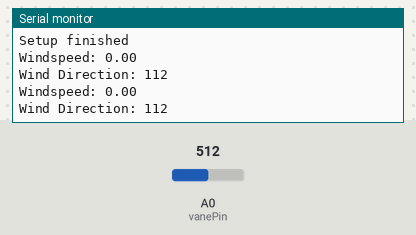
Simulated run of this sketch. Board: Arduino Uno, built with avr-gcc and run on an emulated ATmega328P. Parts: the last lines printed to the serial monitor. The test bench sets the inputs (shaded band); at power-on: A0 (vanePin) = 512.

Above: at 2.2 s.
2.3 s: A0 (vanePin) set to 400
At 3.6 s:
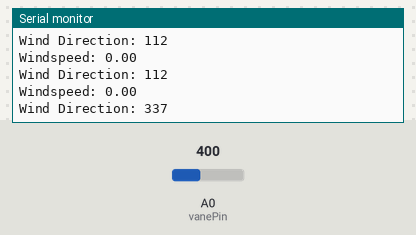
3.8 s: A0 (vanePin) set to 420
At 4.8 s:
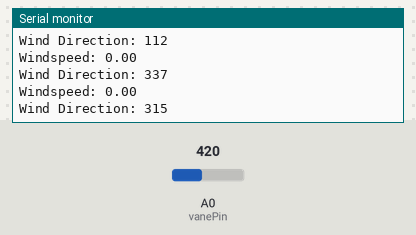
Timing chart, 0 to 6.8 s (numbered marks = the images above; inputs shaded):
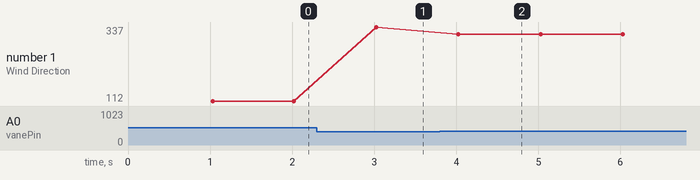

Measured:
- after the input at 2.3 s, the serial monitor: prints a new line after 0.72 s (image 1)
- after the input at 3.8 s, the serial monitor: prints a new line after 0.23 s (image 2)
- plotted number 1: 112 → 337 after the input at 2.3 s, 337 → 315 after the input at 3.8 s

The sketch:

wind_UPDATE.ino
```cpp
/**
 * WIND SENSOR TESTING
 * Currently, anemometer is reading slow,
 * And windvane is not reading properly/ reading intermittently based on housing motion
 */

#include <math.h>

int vanePin = A0;    // select the input pin for the windvane
int anemPin = 11;
float WindSpeed; // speed in miles per hour
int WindDirection; //in degrees
volatile byte windClicks = 0;
volatile long lastWindInt = 0;
long lastWindCheck = 0;

void setup() {
  Serial.begin(9600);
  pinMode(anemPin, INPUT_PULLUP);
  //attachInterrupt(digitalPinToInterrupt(anemPin), isr_rotation, RISING);
  attachInterrupt(digitalPinToInterrupt(anemPin), windSpeedInt, FALLING);
  delay(1000);
  Serial.println("Setup finished");
  interrupts();
}

void loop() {
  //interrupts();
  //delay (1000);
  //Serial.print("Rotations: "); Serial.println(Rotations);
  //noInterrupts();

  //WindSpeed = Rotations * 2.4;
  float WSpeed = windSpeed();
  Serial.print("Windspeed: "); Serial.println(WSpeed);
  //Serial.println(windClicks);
  WindDirection = windVane();
  Serial.print("Wind Direction: "); Serial.println(WindDirection);
  Serial.println("");
  delay(1000);
}

void windSpeedInt() {
  //Activated by a reed switch, attached to pin 11
  if (millis() - lastWindInt > 10) {
    //Debouncing the switch
    lastWindInt = millis(); //current time
    windClicks++; //1.492MPH for each click per second
  }
}

float windSpeed() {
  float deltaTime = millis() - lastWindCheck;
  deltaTime /= 1000.0; //convert to seconds
  float windSpeed = (float)windClicks / deltaTime;
  windClicks = 0;
  lastWindCheck = millis();
  windSpeed *= 1.492;
  //windSpeed *= 10.0;
  return(windSpeed);
}

 int windVane() {
  //First obtain value of pin
  int rawVal = averageAnalogRead(vanePin);
  float voltage = rawVal * (3.3 / 4096.0); //12 bit ADC on Feather M0
  //Serial.print("Raw: "); Serial.println(rawVal);
  //Serial.print("Voltage: "); Serial.println(voltage);
  int Direction = 0;
  /**
   * The following has little room for error, and may vary depending on ultimate setup
   * Based on external resistor of 10k Ohms and a ref voltage of 3.3V.
   */
   /** Old values, before accounting for potential loss over cord length
   if (rawVal < 265) return (112);
   if (rawVal < 337) return (67);
   if (rawVal < 375) return (90);
   if (rawVal < 508) return (157);
   if (rawVal < 740) return (135);
   if (rawVal < 980) return (202);
   if (rawVal < 1151) return (180);
   if (rawVal < 1626) return (22);
   if (rawVal < 1848) return (45);
   if (rawVal < 2400) return (247);
   if (rawVal < 2525) return (225);
   if (rawVal < 2815) return (337);
   if (rawVal < 3145) return (0);
   if (rawVal < 3315) return (292);
   if (rawVal < 3551) return (315);
   if (rawVal < 3782) return (270); */

   if (rawVal < 70) return (247);
   if (rawVal < 90) return (292);
   if (rawVal < 100) return (270);
   if (rawVal < 130) return (202);
   if (rawVal < 190) return (225);
   if (rawVal < 250) return (157);
   if (rawVal < 295) return (180);
   if (rawVal < 410) return (337);
   if (rawVal < 470) return (315);
   if (rawVal < 615) return (112);
   if (rawVal < 640) return (135);
   if (rawVal < 710) return (22);
   if (rawVal < 790) return (0);
   if (rawVal < 830) return (67);
   if (rawVal < 890) return (45);
   if (rawVal < 1000) return (90);
 }

 int averageAnalogRead(int pinToRead) {
    byte numberOfReadings = 8;
    unsigned int runningValue = 0;

    for(int x = 0 ; x < numberOfReadings ; x++)
        runningValue += analogRead(pinToRead);
        delay(1);
    runningValue /= numberOfReadings;
    return(runningValue);
}
```
